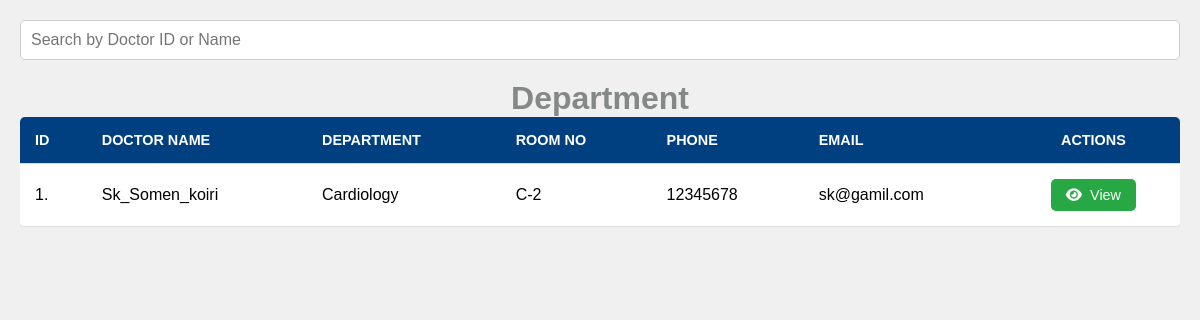
Screenshot of /media_files/Departments_list.php (signed in) with the database file from the repository.
### tables this page shows
CREATE TABLE `doctor_db` (
  `id` int(3) NOT NULL,
  `pic_user` varchar(800) NOT NULL,
  `doc_name` varchar(240) NOT NULL,
  `doc_email` varchar(270) NOT NULL,
  `doc_dob` varchar(40) NOT NULL,
  `doc_gender` varchar(60) NOT NULL,
  `doc_address` text NOT NULL,
  `doc_phone` int(20) NOT NULL,
  `department` varchar(400) NOT NULL,
  `D_room` varchar(400) NOT NULL,
  `Date` datetime NOT NULL DEFAULT current_timestamp()
);

### media_files/Departments_list.php (the view, shortened to what this page needs)
<!DOCTYPE html>
<html lang="en">
<head>
   <link rel="stylesheet" href="https://cdnjs.cloudflare.com/ajax/libs/font-awesome/6.6.0/css/all.min.css" />
</head>
<body>
    <div class="search-add">
        <input type="text" id="searchInput" placeholder="Search by Doctor ID or Name">
    </div>
<h1 style="text-align: center; color:#848887;">Department</h1>
    <div class="table-container">
        <table>
            <thead>
                <tr>
                    <th>ID</th>
                    <th>Doctor Name</th>
                    <th>Department</th>
                    <th>Room No</th>
                    <th>Phone</th>
                    <th>Email</th>
                    <th colspan="2" style="text-align: center;">Actions</th>
                </tr>
            </thead>
            <tbody id="doctorTable">
                <?php
                  include("conn.php");
                  $sqli = "SELECT * FROM doctor_db";
                  $data = mysqli_query($conn,$sqli);
                  $total = mysqli_num_rows($data);
         if($total !==0 )
         {
            $serialNo = 1;
           while ($result = mysqli_fetch_assoc($data)){
             echo " <tr>
                    <td>".$serialNo.".</td>
                    <td>".$result['doc_name']."</td>
                    <td>".$result['department']."</td>
                    <td>".$result['D_room']."</td>
                    <td>".$result['doc_phone']."</td>
                    <td>".$result['doc_email']."</td>
                    <td colspan='2' style='text-align: center;'>
                        <button class='view-btn'><i class='fa-solid fa-eye'></i>&nbsp; <a style='text-decoration:none; color:white;' href='pdf_file/Doctor_pdf.php?sn=$result[id] && dn=$result[doc_name] && dd=$result[department] && dr=$result[D_room] && dp=$result[doc_phone] && de=$result[doc_email] && dob=$result[doc_dob] && da=$result[doc_address] && dg=$result[doc_gender] && ig=$result[pic_user]'>View</a></button>
                    </td>
                </tr>";
$serialNo++;
           }
       }
   ?>
            </tbody>
        </table>
    </div>
</body>
</html>

### media_files/Departments_list.php (style rules this page uses)
* { margin: 0; padding: 0; box-sizing: border-box; font-family: Arial, sans-serif; }
body { background-color: #f0f0f0; padding: 20px; }
.search-add { display: flex; justify-content: space-between; margin-bottom: 20px; }
#searchInput { width: 100%; padding: 10px; border: 1px solid #ccc; border-radius: 5px; font-size: 1rem; }
.table-container { overflow-x: auto; }
table { width: 100%; border-collapse: collapse; background-color: white; border-radius: 5px; overflow: hidden; box-shadow: 0 5px 10px rgba(0, 0, 0, 0.1); }
table th, table td { padding: 15px; text-align: left; border-bottom: 1px solid #ddd; }
table th { background-color: #004080; color: white; text-transform: uppercase; font-size: 0.9rem; }
.view-btn, .edit-btn, .delete-btn { padding: 8px 15px; border: none; border-radius: 5px; cursor: pointer; font-size: 0.9rem; transition: background-color 0.3s ease; }
.view-btn { background-color: #28a745; color: white; }
table tbody tr { animation: rowAppear 0.5s ease; }

### rows the page displays
doctor_db: doc_name "Sk_Somen_koiri", department "Cardiology", D_room "C-2", doc_phone "12345678", doc_email "sk@gamil.com"
